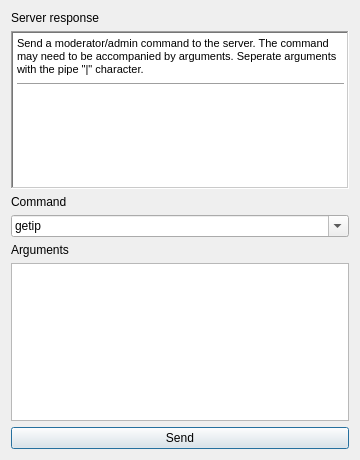
<?xml version="1.0" encoding="UTF-8"?>
<ui version="4.0">
 <class>AdminDialog</class>
 <widget class="QDialog" name="AdminDialog">
  <property name="geometry">
   <rect>
    <x>0</x>
    <y>0</y>
    <width>360</width>
    <height>460</height>
   </rect>
  </property>
  <property name="windowTitle">
   <string>Admin Console</string>
  </property>
  <layout class="QVBoxLayout" name="verticalLayout">
   <item>
    <widget class="QLabel" name="label">
     <property name="text">
      <string>Server response</string>
     </property>
    </widget>
   </item>
   <item>
    <widget class="QTextEdit" name="AdminTextEdit">
     <property name="font">
      <font>
       <family>System</family>
      </font>
     </property>
     <property name="frameShape">
      <enum>QFrame::WinPanel</enum>
     </property>
     <property name="lineWidth">
      <number>2</number>
     </property>
     <property name="readOnly">
      <bool>true</bool>
     </property>
     <property name="html">
      <string>&lt;!DOCTYPE HTML PUBLIC &quot;-//W3C//DTD HTML 4.0//EN&quot; &quot;http://www.w3.org/TR/REC-html40/strict.dtd&quot;&gt;
&lt;html&gt;&lt;head&gt;&lt;meta name=&quot;qrichtext&quot; content=&quot;1&quot; /&gt;&lt;style type=&quot;text/css&quot;&gt;
p, li { white-space: pre-wrap; }
&lt;/style&gt;&lt;/head&gt;&lt;body style=&quot; font-family:'System'; font-size:8.25pt; font-weight:400; font-style:normal;&quot;&gt;
&lt;p style=&quot; margin-top:0px; margin-bottom:0px; margin-left:0px; margin-right:0px; -qt-block-indent:0; text-indent:0px;&quot;&gt;&lt;span style=&quot; font-family:'MS Shell Dlg 2'; font-size:8pt;&quot;&gt;Send a moderator/admin command to the server. The command may need to be accompanied by arguments. Seperate arguments with the pipe &amp;quot;|&amp;quot; character.&lt;/span&gt;&lt;/p&gt;
&lt;hr /&gt;
&lt;p style=&quot;-qt-paragraph-type:empty; margin-top:0px; margin-bottom:0px; margin-left:0px; margin-right:0px; -qt-block-indent:0; text-indent:0px; font-family:'MS Shell Dlg 2'; font-size:8pt;&quot;&gt;&lt;/p&gt;&lt;/body&gt;&lt;/html&gt;</string>
     </property>
    </widget>
   </item>
   <item>
    <widget class="QLabel" name="CommandLabel">
     <property name="text">
      <string>Command</string>
     </property>
    </widget>
   </item>
   <item>
    <widget class="QComboBox" name="CommandComboBox">
     <property name="accessibleName">
      <string notr="true"/>
     </property>
     <property name="accessibleDescription">
      <string notr="true"/>
     </property>
     <property name="editable">
      <bool>true</bool>
     </property>
     <item>
      <property name="text">
       <string>getip</string>
      </property>
     </item>
     <item>
      <property name="text">
       <string>maxwins</string>
      </property>
     </item>
     <item>
      <property name="text">
       <string notr="true">motd</string>
      </property>
     </item>
     <item>
      <property name="text">
       <string>getmotd</string>
      </property>
     </item>
     <item>
      <property name="text">
       <string>kick</string>
      </property>
     </item>
     <item>
      <property name="text">
       <string>ban</string>
      </property>
     </item>
     <item>
      <property name="text">
       <string>banip</string>
      </property>
     </item>
     <item>
      <property name="text">
       <string>unban</string>
      </property>
     </item>
     <item>
      <property name="text">
       <string>lock</string>
      </property>
     </item>
     <item>
      <property name="text">
       <string>unlock</string>
      </property>
     </item>
     <item>
      <property name="text">
       <string>banlist</string>
      </property>
     </item>
     <item>
      <property name="text">
       <string>adminlist</string>
      </property>
     </item>
     <item>
      <property name="text">
       <string>lockedlist</string>
      </property>
     </item>
     <item>
      <property name="text">
       <string>newmod</string>
      </property>
     </item>
     <item>
      <property name="text">
       <string>newadmin</string>
      </property>
     </item>
     <item>
      <property name="text">
       <string>demote</string>
      </property>
     </item>
     <item>
      <property name="text">
       <string>delete</string>
      </property>
     </item>
    </widget>
   </item>
   <item>
    <widget class="QLabel" name="ArgumentLabel">
     <property name="text">
      <string>Arguments</string>
     </property>
    </widget>
   </item>
   <item>
    <widget class="QTextEdit" name="ArgumentsEdit"/>
   </item>
   <item>
    <widget class="QPushButton" name="SendButton">
     <property name="text">
      <string>Send</string>
     </property>
    </widget>
   </item>
  </layout>
 </widget>
 <resources/>
 <connections/>
</ui>
